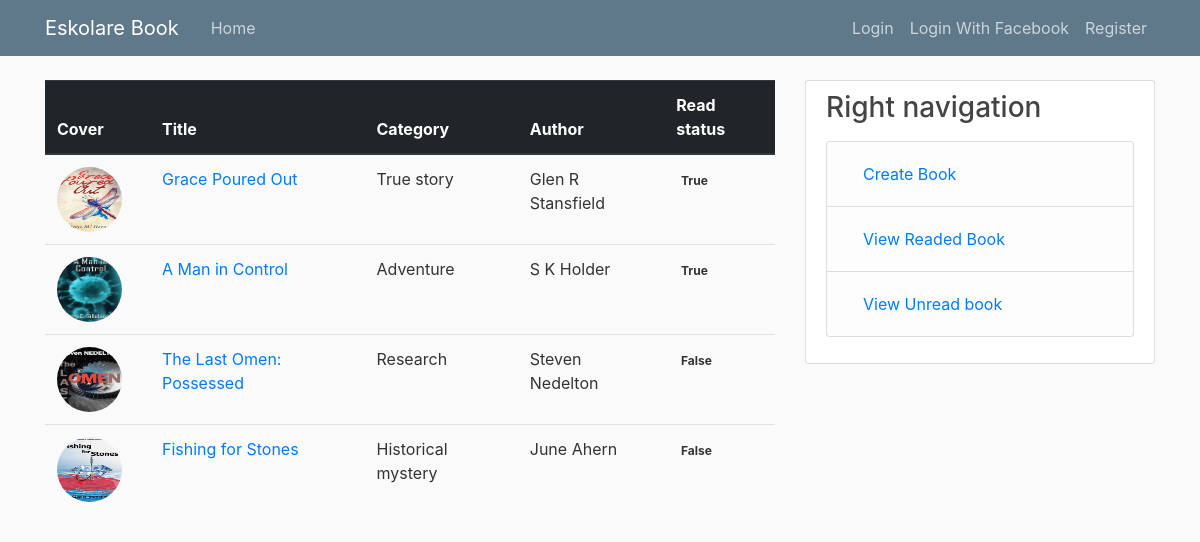
The page / on the database its author committed.
### book/models.py (models this page shows, shortened)
class Book(models.Model):
    title = models.CharField(max_length=100)
    category = models.CharField(max_length=100)
    author = models.CharField(max_length=100)
    cover = models.ImageField(upload_to='book_covers')
    is_read = models.BooleanField(default=False)

### book/views.py (the view)
# urls.py: path('', BookListView.as_view(), name='book-home'),
class BookListView(ListView):
    model = Book
    context_object_name = 'books'
    template_name = 'book/home.html'
    def get_queryset(self):
        return Book.objects.order_by('-id')

### book/templates/book/home.html
{% extends "book/base.html" %}
{% block content %}
<table class="table">
    <thead class="thead-dark">
    <tr>
        <th scope="col">Cover</th>
        <th scope="col">Title</th>
        <th scope="col">Category</th>
        <th scope="col">Author</th>
        <th scope="col">Read status</th>
    </tr>
    </thead>
    <tbody>
    {% for book in books %}
    <tr>
        <th scope="row"><img class="rounded-circle article-img" src="{{ book.cover.url }}"></th>
        <td><a href="{% url 'book-detail' book.id %}">{{ book.title }}</a></td>
        <td>{{ book.category }}</td>
        <td>{{ book.author }}</td>
        <td><span class="badge">{{ book.is_read }}</span></td>
    </tr>
    {% endfor %}
    </tbody>
</table>
{% endblock content %}

### book/static/book/main.css (style rules this page uses)
body { background: #fafafa; color: #333333; margin-top: 5rem; }
.article-img { height: 65px; width: 65px; margin-right: 16px; }

### rows shown on the page
Book: cover (picture), title "Grace Poured Out", category "True story", author "Glen R Stansfield", is_read "True"
Book: cover (picture), title "A Man in Control", category "Adventure", author "S K Holder", is_read "True"
Book: cover (picture), title "The Last Omen: Possessed", category "Research", author "Steven Nedelton", is_read "False"
Book: cover (picture), title "Fishing for Stones", category "Historical mystery", author "June Ahern", is_read "False"
